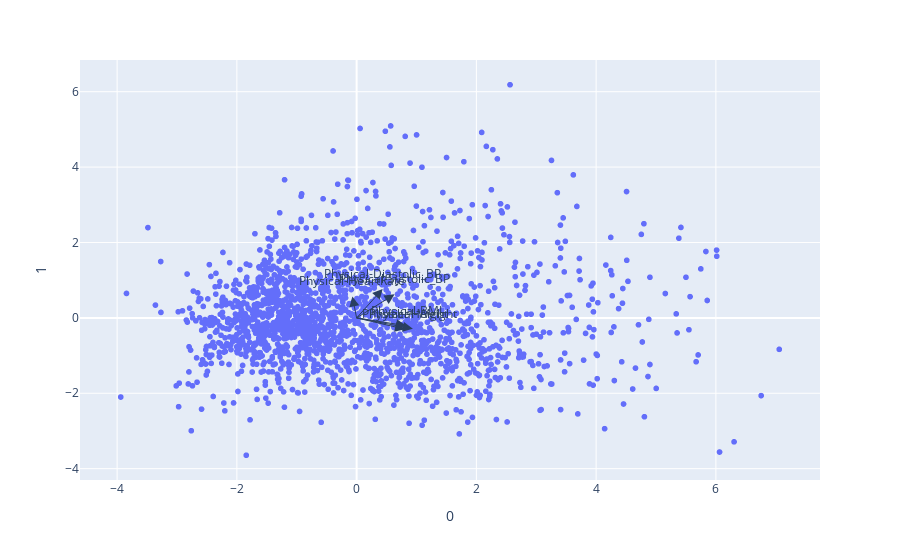

Notebook code cell kept with this figure:
### Code cell
# Visualize the loadings
# (From https://plotly.com/python/pca-visualization/)

import plotly.express as px

#df = px.data.iris()
#features = ['sepal_length', 'sepal_width', 'petal_length', 'petal_width']
#X = df[features]

#pca = PCA(n_components=2)
#principalComponents = pca.fit_transform(X)

loadings = pca_physical.components_.T * np.sqrt(pca_physical.explained_variance_)

fig = px.scatter(principalComponents_Physical, x=0, y=1)

for i, feature in enumerate(train_physical.columns):
    fig.add_annotation(
        ax=0, ay=0,
        axref="x", ayref="y",
        x=loadings[i, 0],
        y=loadings[i, 1],
        showarrow=True,
        arrowsize=2,
        arrowhead=2,
        xanchor="right",
        yanchor="top"
    )
    fig.add_annotation(
        x=loadings[i, 0],
        y=loadings[i, 1],
        ax=0, ay=0,
        xanchor="center",
        yanchor="bottom",
        text=feature,
        yshift=5,
    )
fig.show()

### Figure 1 — Plotly figure (JSON) as saved in the notebook; plotly's stock layout.template omitted (floating-point values rounded to 4 significant figures; data arrays with more than 128 entries replaced by an {"elided": "..."} marker saying what was removed)
{"data": [{"hovertemplate": "0=%{x}<br>1=%{y}<extra></extra>", "legendgroup": "", "marker": {"color": "#636efa", "symbol": "circle"}, "mode": "markers", "name": "", "showlegend": false, "type": "scattergl", "x": {"elided": "1978 float values"}, "xaxis": "x", "y": {"elided": "1978 float values"}, "yaxis": "y"}], "layout": {"annotations": [{"arrowhead": 2, "arrowsize": 2, "ax": 0, "axref": "x", "ay": 0, "ayref": "y", "showarrow": true, "x": 0.827, "xanchor": "right", "y": -0.2079, "yanchor": "top"}, {"ax": 0, "ay": 0, "text": "Physical-BMI", "x": 0.827, "xanchor": "center", "y": -0.2079, "yanchor": "bottom", "yshift": 5}, {"arrowhead": 2, "arrowsize": 2, "ax": 0, "axref": "x", "ay": 0, "ayref": "y", "showarrow": true, "x": 0.8082, "xanchor": "right", "y": -0.3005, "yanchor": "top"}, {"ax": 0, "ay": 0, "text": "Physical-Height", "x": 0.8082, "xanchor": "center", "y": -0.3005, "yanchor": "bottom", "yshift": 5}, {"arrowhead": 2, "arrowsize": 2, "ax": 0, "axref": "x", "ay": 0, "ayref": "y", "showarrow": true, "x": 0.9397, "xanchor": "right", "y": -0.2897, "yanchor": "top"}, {"ax": 0, "ay": 0, "text": "Physical-Weight", "x": 0.9397, "xanchor": "center", "y": -0.2897, "yanchor": "bottom", "yshift": 5}, {"arrowhead": 2, "arrowsize": 2, "ax": 0, "axref": "x", "ay": 0, "ayref": "y", "showarrow": true, "x": 0.4346, "xanchor": "right", "y": 0.7657, "yanchor": "top"}, {"ax": 0, "ay": 0, "text": "Physical-Diastolic_BP", "x": 0.4346, "xanchor": "center", "y": 0.7657, "yanchor": "bottom", "yshift": 5}, {"arrowhead": 2, "arrowsize": 2, "ax": 0, "axref": "x", "ay": 0, "ayref": "y", "showarrow": true, "x": -0.0712, "xanchor": "right", "y": 0.5704, "yanchor": "top"}, {"ax": 0, "ay": 0, "text": "Physical-HeartRate", "x": -0.0712, "xanchor": "center", "y": 0.5704, "yanchor": "bottom", "yshift": 5}, {"arrowhead": 2, "arrowsize": 2, "ax": 0, "axref": "x", "ay": 0, "ayref": "y", "showarrow": true, "x": 0.6334, "xanchor": "right", "y": 0.6236, "yanchor": "top"}, {"ax": 0, "ay": 0, "text": "Physical-Systolic_BP", "x": 0.6334, "xanchor": "center", "y": 0.6236, "yanchor": "bottom", "yshift": 5}], "legend": {"tracegroupgap": 0}, "margin": {"t": 60}, "xaxis": {"anchor": "y", "domain": [0, 1], "title": {"text": "0"}}, "yaxis": {"anchor": "x", "domain": [0, 1], "title": {"text": "1"}}}}
